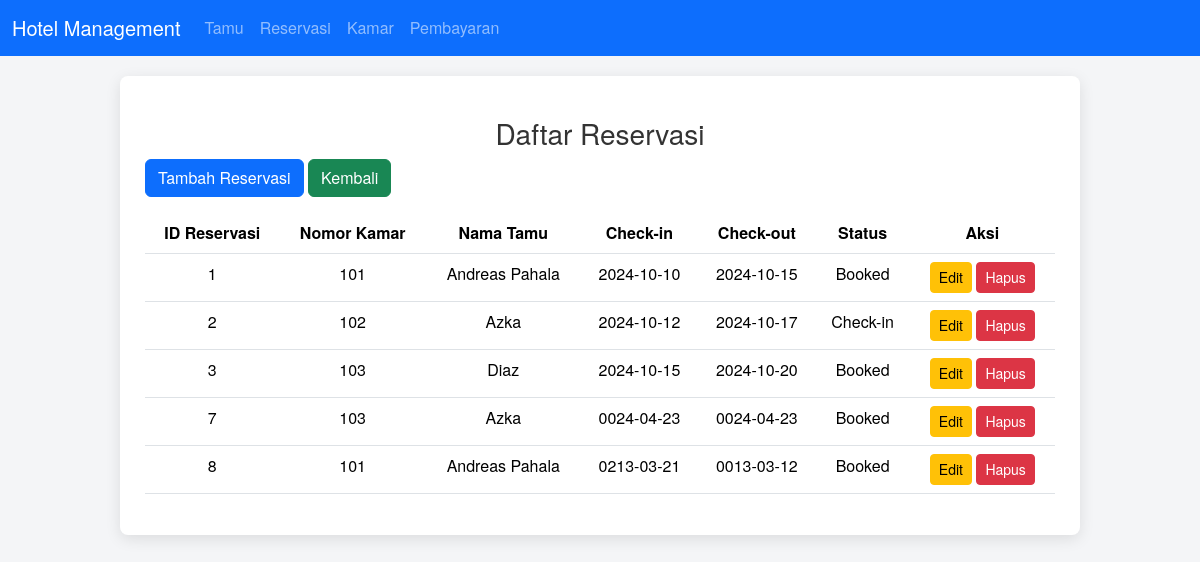
/reservasi, run on the app's committed database.
### tables this page shows
CREATE TABLE `reservasi` (
  `id_reservasi` int NOT NULL,
  `id_kamar` int NOT NULL,
  `id_tamu` int NOT NULL,
  `tanggal_checkin` date NOT NULL,
  `tanggal_checkout` date NOT NULL,
  `status_reservasi` enum('Booked','Check-in','Check-out','Dibatalkan') NOT NULL
);

CREATE TABLE `kamar` (
  `id_kamar` int NOT NULL,
  `nomor_kamar` varchar(10) NOT NULL,
  `tipe_kamar` varchar(50) NOT NULL,
  `status_kamar` varchar(20) NOT NULL
);

CREATE TABLE `tamu` (
  `id_tamu` int NOT NULL,
  `nama_tamu` varchar(100) NOT NULL,
  `kontak_tamu` varchar(15) DEFAULT NULL,
  `alamat_tamu` text
);

### app/controllers/ReservasiController.php (called while the page is built, shortened)
<?php
include_once 'app/models/ReservasiModel.php';
class ReservasiController {
    private $model;
    public function __construct($db) {
        $this->model = new ReservasiModel($db);
    }
    public function index() {
        $result = $this->model->getAll();
        include 'app/views/reservasi/index.php';
    }
}
?>

### app/models/ReservasiModel.php (called while the page is built, shortened)
<?php
class ReservasiModel {
    private $conn;
    private $table = 'reservasi';
    public function __construct($db) {
        $this->conn = $db;
    }
    public function getAll() {
        $query = "SELECT r.*, k.nomor_kamar, t.nama_tamu
                  FROM " . $this->table . " r
                  JOIN kamar k ON r.id_kamar = k.id_kamar
                  JOIN tamu t ON r.id_tamu = t.id_tamu";
        $stmt = $this->conn->prepare($query);
        $stmt->execute();
        return $stmt;
    }
}
?>

### app/views/reservasi/index.php (the view)
<?php include 'app/templates/header.php'; ?>
<h3 class="text-center mt-3">Daftar Reservasi</h3>
<div class="mb-3">
    <a href="<?php echo BASE_URL; ?>reservasi/tambah" class="btn btn-primary">Tambah Reservasi</a>
    <a href="<?php echo BASE_URL; ?>" class="btn btn-success">Kembali</a>
</div>
    <table class="table table-hover text-center">
        <thead>
            <tr>
            <th>ID Reservasi</th>
                <th>Nomor Kamar</th>
                <th>Nama Tamu</th>
                <th>Check-in</th>
                <th>Check-out</th>
                <th>Status</th>
                <th>Aksi</th>
            </tr>
        </thead>
        <tbody>
            <?php while ($row = $result->fetch(PDO::FETCH_ASSOC)): ?>
                <tr>
                <td><?php echo $row['id_reservasi']; ?></td>
                    <td><?php echo $row['nomor_kamar']; ?></td>
                    <td><?php echo $row['nama_tamu']; ?></td>
                    <td><?php echo $row['tanggal_checkin']; ?></td>
                    <td><?php echo $row['tanggal_checkout']; ?></td>
                    <td><?php echo $row['status_reservasi']; ?></td>
                    <td>
                        <a href="<?php echo BASE_URL; ?>reservasi/edit/<?php echo $row['id_reservasi']; ?>" class="btn btn-warning btn-sm">Edit</a>
                        <a href="<?php echo BASE_URL; ?>reservasi/hapus/<?php echo $row['id_reservasi']; ?>" class="btn btn-danger btn-sm" onclick="return confirm('Yakin ingin menghapus?')">Hapus</a>
                    </td>
                </tr>
            <?php endwhile; ?>
        </tbody>
    </table>
</div>
<?php include 'app/templates/footer.php'; ?>

### index.php (shortened to what this page needs)
<?php
include_once 'app/controllers/KamarController.php';
include_once 'app/controllers/ReservasiController.php';
$database = new Database();
$db = $database->getConnection();
$url = parse_url($_SERVER['REQUEST_URI'], PHP_URL_PATH);
if ($url === '/reservasi-hotel' || $url === '/reservasi-hotel/') {
    $controller = new HomeController();
    $controller->index();
}
elseif ($url === '/reservasi-hotel/tamu') {
    $controller = new TamuController($db);
    $controller->index();
} elseif ($url === '/reservasi-hotel/tamu/tambah') {
    $controller = new TamuController($db);
    $controller->create();
} elseif (preg_match('/\/reservasi-hotel\/tamu\/edit\/(\d+)/', $url, $matches)) {
    $controller = new TamuController($db);
    $controller->edit($matches[1]);
} elseif (preg_match('/\/reservasi-hotel\/tamu\/hapus\/(\d+)/', $url, $matches)) {
    $controller = new TamuController($db);
    $controller->delete($matches[1]);
}
elseif ($url === '/reservasi-hotel/kamar') {
    $controller = new KamarController($db);
    $controller->index();
} elseif ($url === '/reservasi-hotel/kamar/tambah') {
    $controller = new KamarController($db);
    $controller->create();
} elseif (preg_match('/\/reservasi-hotel\/kamar\/edit\/(\d+)/', $url, $matches)) {
    $controller = new KamarController($db);
    $controller->edit($matches[1]);
} elseif (preg_match('/\/reservasi-hotel\/kamar\/hapus\/(\d+)/', $url, $matches)) {
    $controller = new KamarController($db);
    $controller->delete($matches[1]);
}
elseif ($url === '/reservasi-hotel/reservasi') {
    $controller = new ReservasiController($db);
    $controller->index();
} elseif ($url === '/reservasi-hotel/reservasi/tambah') {
    $controller = new ReservasiController($db);
    $controller->create();
} elseif (preg_match('/\/reservasi-hotel\/reservasi\/edit\/(\d+)/', $url, $matches)) {
    $controller = new ReservasiController($db);
    $controller->edit($matches[1]);
} elseif (preg_match('/\/reservasi-hotel\/reservasi\/hapus\/(\d+)/', $url, $matches)) {
    $controller = new ReservasiController($db);
    $controller->delete($matches[1]);
}
elseif ($url === '/reservasi-hotel/pembayaran') {
    $controller = new PembayaranController($db);
    $controller->index();
} elseif ($url === '/reservasi-hotel/pembayaran/tambah') {
    $controller = new PembayaranController($db);
    $controller->create();
} elseif (preg_match('/\/reservasi-hotel\/pembayaran\/edit\/(\d+)/', $url, $matches)) {
    $controller = new PembayaranController($db);
    $controller->edit($matches[1]);
} elseif (preg_match('/\/reservasi-hotel\/pembayaran\/hapus\/(\d+)/', $url, $matches)) {
    $controller = new PembayaranController($db);
    $controller->delete($matches[1]);
}
else {
    echo "404 - Page Not Found";
}

### app/templates/header.php (shortened to what this page needs)
<!DOCTYPE html>
<html lang="en">
<head>
     <link href="https://cdn.jsdelivr.net/npm/bootstrap@5.3.3/dist/css/bootstrap.min.css" rel="stylesheet">
    <link rel="stylesheet" href="//cdn.datatables.net/1.10.20/css/jquery.dataTables.min.css">
    <link rel="stylesheet" href="<?php echo BASE_URL; ?>public/assets/css/styles.css">
</head>
<body>
    <?php include 'navbar.php'; ?>
    <div class="container-bg">

### app/templates/navbar.php (shortened to what this page needs)
<nav class="navbar bg-primary navbar-expand-lg  " data-bs-theme="dark">
  <div class="container-fluid">
    <a class="navbar-brand" href="<?php echo BASE_URL; ?>" >Hotel Management</a>
    <div class="collapse navbar-collapse" id="navbarNav">
      <ul class="navbar-nav">
        <li class="nav-item">
          <a class="nav-link" href="<?php echo BASE_URL; ?>tamu">Tamu</a>
        </li>
        <li class="nav-item">
          <a class="nav-link" href="<?php echo BASE_URL; ?>reservasi">Reservasi</a>
        </li>
        <li class="nav-item">
          <a class="nav-link" href="<?php echo BASE_URL; ?>kamar">Kamar</a>
        </li>
        <li class="nav-item">
          <a class="nav-link" href="<?php echo BASE_URL; ?>pembayaran">Pembayaran</a>
        </li>
      </ul>
    </div>
  </div>
</nav>

### app/templates/footer.php (shortened to what this page needs)
</body>
</html>

### public/assets/css/styles.css (style rules this page uses)
body { font-family: 'Helvetica Neue', Arial, sans-serif; background-color: #f4f5f7; margin: 0; padding: 0; color: #333; }
.container-bg { width: 80%; margin: 20px auto; background-color: #ffffff; padding: 25px; box-shadow: 0 4px 15px rgba(0, 0, 0, 0.1); border-radius: 8px; }

### data on the page
reservasi: id_reservasi "1", id_kamar.nomor_kamar "101", id_tamu.nama_tamu "Andreas Pahala", tanggal_checkin "2024-10-10", tanggal_checkout "2024-10-15", status_reservasi "Booked"
reservasi: id_reservasi "2", id_kamar.nomor_kamar "102", id_tamu.nama_tamu "Azka", tanggal_checkin "2024-10-12", tanggal_checkout "2024-10-17", status_reservasi "Check-in"
reservasi: id_reservasi "3", id_kamar.nomor_kamar "103", id_tamu.nama_tamu "Diaz", tanggal_checkin "2024-10-15", tanggal_checkout "2024-10-20", status_reservasi "Booked"
reservasi: id_reservasi "7", id_kamar.nomor_kamar "103", id_tamu.nama_tamu "Azka", tanggal_checkin "0024-04-23", tanggal_checkout "0024-04-23", status_reservasi "Booked"
reservasi: id_reservasi "8", id_kamar.nomor_kamar "101", id_tamu.nama_tamu "Andreas Pahala", tanggal_checkin "0213-03-21", tanggal_checkout "0013-03-12", status_reservasi "Booked"
